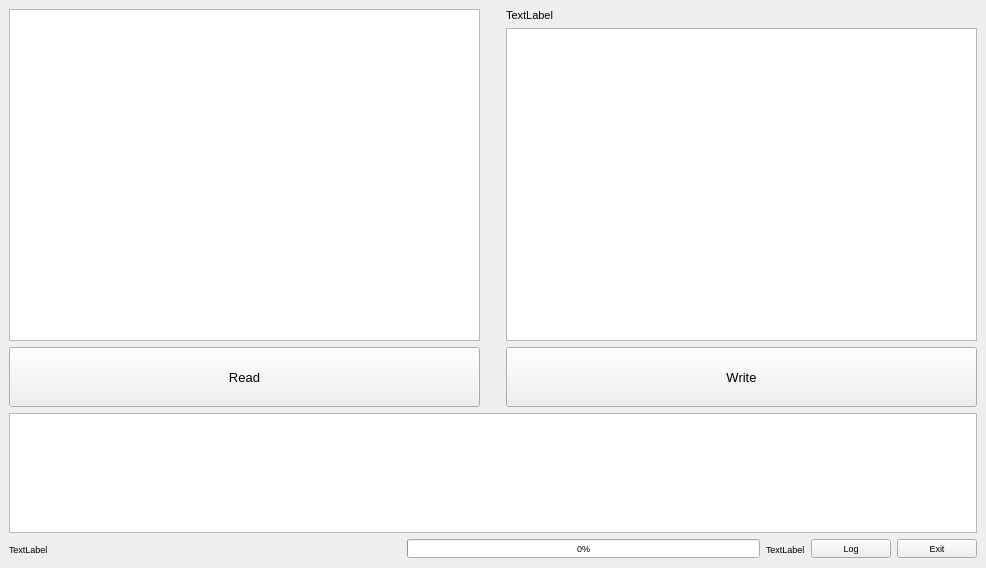
<?xml version="1.0" encoding="UTF-8"?>
<ui version="4.0">
 <class>MainWindow</class>
 <widget class="QMainWindow" name="MainWindow">
  <property name="geometry">
   <rect>
    <x>0</x>
    <y>0</y>
    <width>986</width>
    <height>568</height>
   </rect>
  </property>
  <property name="font">
   <font>
    <pointsize>7</pointsize>
   </font>
  </property>
  <property name="windowTitle">
   <string>MainWindow</string>
  </property>
  <widget class="QWidget" name="centralwidget">
   <layout class="QVBoxLayout" name="verticalLayout">
    <item>
     <layout class="QHBoxLayout" name="horizontalLayout_2">
      <item>
       <layout class="QVBoxLayout" name="verticalLayout_2">
        <item>
         <widget class="QListWidget" name="listWidget_devices">
          <property name="font">
           <font>
            <pointsize>8</pointsize>
           </font>
          </property>
         </widget>
        </item>
        <item>
         <widget class="QPushButton" name="pushButton_read">
          <property name="minimumSize">
           <size>
            <width>0</width>
            <height>60</height>
           </size>
          </property>
          <property name="font">
           <font>
            <pointsize>10</pointsize>
           </font>
          </property>
          <property name="text">
           <string>Read</string>
          </property>
         </widget>
        </item>
       </layout>
      </item>
      <item>
       <spacer name="verticalSpacer">
        <property name="orientation">
         <enum>Qt::Vertical</enum>
        </property>
        <property name="sizeHint" stdset="0">
         <size>
          <width>20</width>
          <height>40</height>
         </size>
        </property>
       </spacer>
      </item>
      <item>
       <layout class="QVBoxLayout" name="verticalLayout_3">
        <item>
         <widget class="QLabel" name="label_storage">
          <property name="font">
           <font>
            <pointsize>8</pointsize>
           </font>
          </property>
          <property name="text">
           <string>TextLabel</string>
          </property>
         </widget>
        </item>
        <item>
         <widget class="QListWidget" name="listWidget_images">
          <property name="font">
           <font>
            <pointsize>8</pointsize>
           </font>
          </property>
         </widget>
        </item>
        <item>
         <widget class="QPushButton" name="pushButton_write">
          <property name="minimumSize">
           <size>
            <width>0</width>
            <height>60</height>
           </size>
          </property>
          <property name="font">
           <font>
            <pointsize>10</pointsize>
           </font>
          </property>
          <property name="text">
           <string>Write</string>
          </property>
         </widget>
        </item>
       </layout>
      </item>
     </layout>
    </item>
    <item>
     <widget class="QPlainTextEdit" name="plainTextEdit_status">
      <property name="enabled">
       <bool>true</bool>
      </property>
      <property name="maximumSize">
       <size>
        <width>16777215</width>
        <height>120</height>
       </size>
      </property>
      <property name="textInteractionFlags">
       <set>Qt::NoTextInteraction</set>
      </property>
     </widget>
    </item>
    <item>
     <layout class="QHBoxLayout" name="horizontalLayout">
      <item>
       <widget class="QLabel" name="label_status">
        <property name="text">
         <string>TextLabel</string>
        </property>
       </widget>
      </item>
      <item>
       <spacer name="horizontalSpacer">
        <property name="orientation">
         <enum>Qt::Horizontal</enum>
        </property>
        <property name="sizeHint" stdset="0">
         <size>
          <width>40</width>
          <height>20</height>
         </size>
        </property>
       </spacer>
      </item>
      <item>
       <widget class="QProgressBar" name="progressBar">
        <property name="value">
         <number>0</number>
        </property>
       </widget>
      </item>
      <item>
       <widget class="QLabel" name="label_progress">
        <property name="text">
         <string>TextLabel</string>
        </property>
       </widget>
      </item>
      <item>
       <widget class="QPushButton" name="pushButton_log">
        <property name="text">
         <string>Log</string>
        </property>
       </widget>
      </item>
      <item>
       <widget class="QPushButton" name="pushButton_exit">
        <property name="text">
         <string>Exit</string>
        </property>
       </widget>
      </item>
     </layout>
    </item>
   </layout>
  </widget>
 </widget>
 <resources/>
 <connections/>
</ui>
